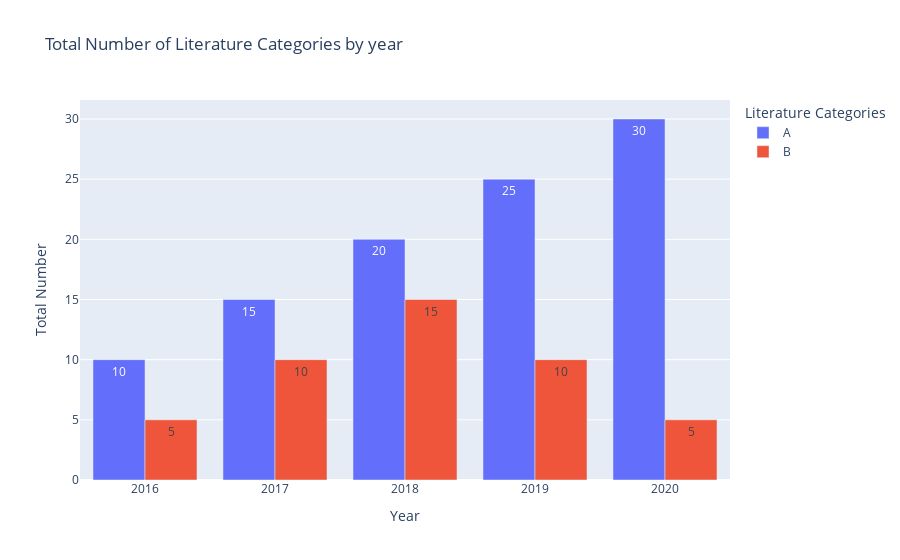

This figure's notebook cell:
### Markdown cell above
### Bar - Total Number of Literature Categories

### Code cell
import pandas as pd
import plotly.graph_objs as go

# 假设的数据集
data = {
    'Year': ['2016', '2017', '2018', '2019', '2020', '2016', '2017', '2018', '2019', '2020'],
    'Category': ['A', 'A', 'A', 'A', 'A', 'B', 'B', 'B', 'B', 'B'],
    'Count': [10, 15, 20, 25, 30, 5, 10, 15, 10, 5]
}

df = pd.DataFrame(data)

# 按照年份和类别对数据进行分组，计算总数
df_grouped = df.groupby(['Year', 'Category']).sum().reset_index()

# 创建一个条形图
fig = go.Figure()

# 对于每个类别，添加一个条形图迹线
for category in df_grouped['Category'].unique():
    df_category = df_grouped[df_grouped['Category'] == category]
    fig.add_trace(go.Bar(
        x=df_category['Year'],
        y=df_category['Count'],
        name=category,
        text=df_category['Count'],
        textposition='auto',
    ))

# 更新布局以添加标题和使图例可点击
fig.update_layout(
    title_text='Total Number of Literature Categories by year', # 年度文献类别总数
    xaxis=dict(title='Year'),
    yaxis=dict(title='Total Number'), # 文献总数
    barmode='group',
    legend_title_text='Literature Categories'  # 文献类别
)

# 显示图表
fig.show()

### Figure 1 — Plotly figure (JSON) as saved in the notebook; plotly's stock layout.template omitted (floating-point values rounded to 4 significant figures)
{"data": [{"name": "A", "text": [10, 15, 20, 25, 30], "textposition": "auto", "type": "bar", "x": ["2016", "2017", "2018", "2019", "2020"], "y": [10, 15, 20, 25, 30]}, {"name": "B", "text": [5, 10, 15, 10, 5], "textposition": "auto", "type": "bar", "x": ["2016", "2017", "2018", "2019", "2020"], "y": [5, 10, 15, 10, 5]}], "layout": {"autosize": true, "barmode": "group", "legend": {"title": {"text": "Literature Categories"}}, "title": {"text": "Total Number of Literature Categories by year"}, "xaxis": {"autorange": true, "range": [-0.5, 4.5], "title": {"text": "Year"}, "type": "category"}, "yaxis": {"autorange": true, "range": [0, 31.58], "title": {"text": "Total Number"}, "type": "linear"}}}
